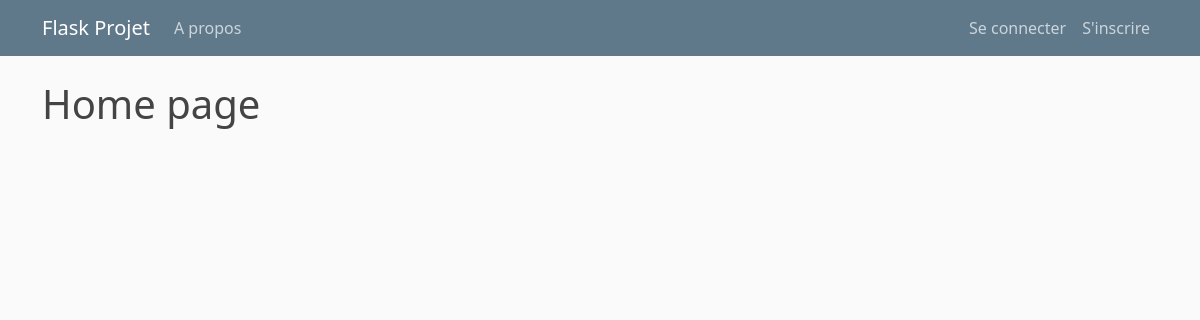
Page /home on the earlier database version.
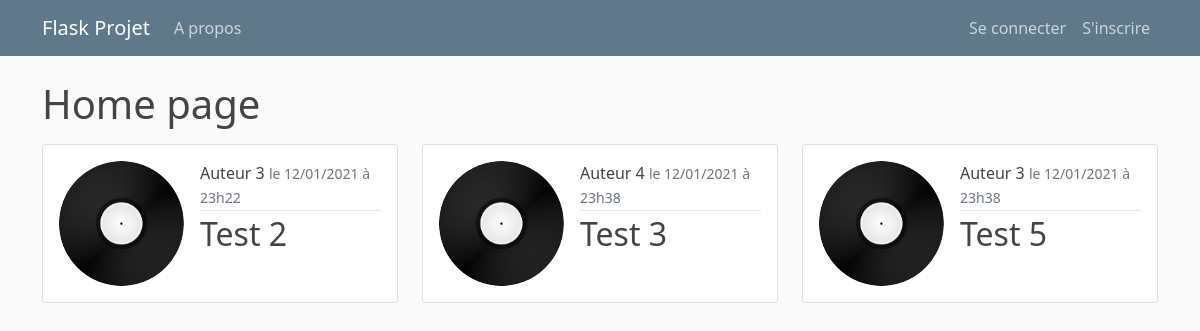
Same page on the later database version.
### flaskblog/models.py (models this page shows, shortened)
class Album(db.Model):
    __tablename__ = 'albums'
    id = db.Column(db.Integer, primary_key=True)
    title = db.Column(db.String(100), nullable=False)
    date_posted = db.Column(db.DateTime, nullable=False, default=datetime.datetime.now())
    release_year = db.Column(db.Integer, nullable=False)
    img = db.Column(db.String(100), nullable=False, default='default_cover.jpg')
    author_id = db.Column(db.Integer, db.ForeignKey('authors.id'), nullable=False) #Un album possède un unique author

class Author(db.Model):
    __tablename__ = 'authors'
    id = db.Column(db.Integer, primary_key=True)
    name = db.Column(db.String(50), nullable=False)
    albums = db.relationship('Album', backref='author', lazy=True) #Un author peut avoir plusieurs albums

### flaskblog/routes.py (the view)
@app.route("/")
@app.route("/home")
def home():
    albums = Album.query.all()
    return render_template('home.html', albums=albums)

### flaskblog/templates/home.html
{% extends "layout.html" %}
{% block content %}
    <h1>Home page</h1>
    <div class="row">
    {% for album in albums %}
      <div class="col-sm-4 my-2">
        <div class="card">
          <div class="card-body d-flex">
            <img src="{{ url_for('static', filename='album_pics/' + album.img) }}" class="rounded-circle article-img" alt="">
            <div>
              <div class="article-metadata">
                <a href="#" class="article-title text-decoration-none">{{ album.author.name }}</a>
                <small class="text-muted">{{ album.date_posted.strftime('le %d/%m/%Y à %Hh%M') }}</small>
              </div>
              <h2><a class="article-title text-decoration-none" href="{{ url_for('album', album_id=album.id)}}">{{ album.title }}</a></h5>
            </div>
          </div>
        </div>
      </div>
    {% endfor %}
  </div>
{% endblock content %}

### flaskblog/templates/layout.html (shortened to what this page needs)
<!DOCTYPE html>
<html lang="fr">
<head>
    <link href="https://cdn.jsdelivr.net/npm/bootstrap@5.0.0-beta1/dist/css/bootstrap.min.css" rel="stylesheet">
    <link rel="stylesheet" type="text/css" href="{{ url_for('static', filename='main.css') }}">
</head>
<body>
      <header class="site-header">
        <nav class="navbar navbar-expand-md navbar-dark bg-steel fixed-top">
          <div class="container">
            <a class="navbar-brand mr-4" href="/">Flask Projet</a>
            <div class="collapse navbar-collapse d-flex justify-content-between" id="navbarToggle">
              <div class="navbar-nav mr-auto">
                <a class="nav-item nav-link" href="{{ url_for('about') }}"">A propos</a>
              </div>
              <div class="navbar-nav">
                {% if current_user.is_authenticated %}
                <a class="nav-item nav-link" href="{{ url_for('logout') }}">Deconnexion</a>
                {% else %}
                <a class="nav-item nav-link" href="{{ url_for('login') }}">Se connecter</a>
                <a class="nav-item nav-link" href="{{ url_for('register') }}">S'inscrire</a>
                {% endif %}
              </div>
            </div>
          </div>
        </nav>
      </header>
      <main role="main" class="container">
            {% block content %}{% endblock %}
      </main>
</body>
</html>

### flaskblog/static/main.css (style rules this page uses)
body { background: #fafafa; color: #333333; margin-top: 5rem; }
h1, h2, h3, h4, h5, h6 { color: #444444; }
a { text-decoration: none; }
.bg-steel { background-color: #5f788a; }
.site-header .navbar-nav .nav-link { color: #cbd5db; }
.article-title { color: #444444; }
.article-img { height: 125px; width: 125px; margin-right: 16px; }
.article-metadata { padding-bottom: 1px; margin-bottom: 4px; border-bottom: 1px solid #e3e3e3 }

Differences in the rows shown:
added Album: img (placeholder picture), author.name "Auteur 3", date_posted "le 12/01/2021 à 23h22", title "Test 2"
added Album: img (placeholder picture), author.name "Auteur 4", date_posted "le 12/01/2021 à 23h38", title "Test 3"
added Album: img (placeholder picture), author.name "Auteur 3", date_posted "le 12/01/2021 à 23h38", title "Test 5"
